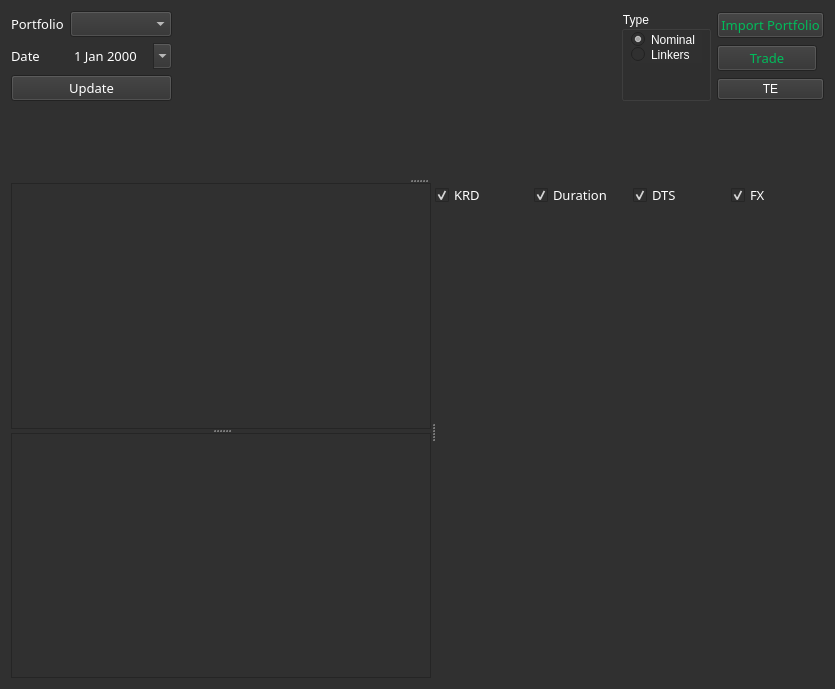
<?xml version="1.0" encoding="UTF-8"?>
<ui version="4.0">
 <class>Form</class>
 <widget class="QWidget" name="Form">
  <property name="geometry">
   <rect>
    <x>0</x>
    <y>0</y>
    <width>835</width>
    <height>689</height>
   </rect>
  </property>
  <property name="windowTitle">
   <string>Portfolio Manager</string>
  </property>
  <property name="styleSheet">
   <string notr="true">background-color: rgb(48, 48, 48);
font: 10pt &quot;Bloomberg Prop Unicode N&quot;;
color: rgb(255, 255, 255);
</string>
  </property>
  <layout class="QVBoxLayout" name="verticalLayout_5">
   <item>
    <widget class="QSplitter" name="splitter_3">
     <property name="orientation">
      <enum>Qt::Vertical</enum>
     </property>
     <widget class="QWidget" name="layoutWidget">
      <layout class="QVBoxLayout" name="verticalLayout_4">
       <item>
        <layout class="QHBoxLayout" name="horizontalLayout">
         <item>
          <layout class="QVBoxLayout" name="verticalLayout" stretch="1,0">
           <item>
            <layout class="QFormLayout" name="formLayout">
             <property name="fieldGrowthPolicy">
              <enum>QFormLayout::AllNonFixedFieldsGrow</enum>
             </property>
             <item row="0" column="0">
              <widget class="QLabel" name="label">
               <property name="font">
                <font>
                 <family>Bloomberg Prop Unicode N</family>
                 <pointsize>10</pointsize>
                </font>
               </property>
               <property name="styleSheet">
                <string notr="true">color: rgb(255, 255, 255);</string>
               </property>
               <property name="text">
                <string>Portfolio</string>
               </property>
              </widget>
             </item>
             <item row="0" column="1">
              <widget class="QComboBox" name="comboBoxPortfolio">
               <property name="font">
                <font>
                 <family>Bloomberg Prop Unicode N</family>
                 <pointsize>10</pointsize>
                </font>
               </property>
               <property name="styleSheet">
                <string notr="true">color: rgb(255, 255, 255);</string>
               </property>
              </widget>
             </item>
             <item row="1" column="0">
              <widget class="QLabel" name="label_5">
               <property name="font">
                <font>
                 <family>Bloomberg Prop Unicode N</family>
                 <pointsize>10</pointsize>
                </font>
               </property>
               <property name="styleSheet">
                <string notr="true">color: rgb(255, 255, 255);</string>
               </property>
               <property name="text">
                <string>Date</string>
               </property>
              </widget>
             </item>
             <item row="1" column="1">
              <widget class="QDateEdit" name="dateEdit">
               <property name="enabled">
                <bool>false</bool>
               </property>
               <property name="palette">
                <palette>
                 <active>
                  <colorrole role="WindowText">
                   <brush brushstyle="SolidPattern">
                    <color alpha="255">
                     <red>255</red>
                     <green>255</green>
                     <blue>255</blue>
                    </color>
                   </brush>
                  </colorrole>
                  <colorrole role="Button">
                   <brush brushstyle="SolidPattern">
                    <color alpha="255">
                     <red>48</red>
                     <green>48</green>
                     <blue>48</blue>
                    </color>
                   </brush>
                  </colorrole>
                  <colorrole role="Text">
                   <brush brushstyle="SolidPattern">
                    <color alpha="255">
                     <red>255</red>
                     <green>255</green>
                     <blue>255</blue>
                    </color>
                   </brush>
                  </colorrole>
                  <colorrole role="ButtonText">
                   <brush brushstyle="SolidPattern">
                    <color alpha="255">
                     <red>255</red>
                     <green>255</green>
                     <blue>255</blue>
                    </color>
                   </brush>
                  </colorrole>
                  <colorrole role="Base">
                   <brush brushstyle="SolidPattern">
                    <color alpha="255">
                     <red>48</red>
                     <green>48</green>
                     <blue>48</blue>
                    </color>
                   </brush>
                  </colorrole>
                  <colorrole role="Window">
                   <brush brushstyle="SolidPattern">
                    <color alpha="255">
                     <red>48</red>
                     <green>48</green>
                     <blue>48</blue>
                    </color>
                   </brush>
                  </colorrole>
                  <colorrole role="Highlight">
                   <brush brushstyle="SolidPattern">
                    <color alpha="255">
                     <red>48</red>
                     <green>48</green>
                     <blue>48</blue>
                    </color>
                   </brush>
                  </colorrole>
                 </active>
                 <inactive>
                  <colorrole role="WindowText">
                   <brush brushstyle="SolidPattern">
                    <color alpha="255">
                     <red>255</red>
                     <green>255</green>
                     <blue>255</blue>
                    </color>
                   </brush>
                  </colorrole>
                  <colorrole role="Button">
                   <brush brushstyle="SolidPattern">
                    <color alpha="255">
                     <red>48</red>
                     <green>48</green>
                     <blue>48</blue>
                    </color>
                   </brush>
                  </colorrole>
                  <colorrole role="Text">
                   <brush brushstyle="SolidPattern">
                    <color alpha="255">
                     <red>255</red>
                     <green>255</green>
                     <blue>255</blue>
                    </color>
                   </brush>
                  </colorrole>
                  <colorrole role="ButtonText">
                   <brush brushstyle="SolidPattern">
                    <color alpha="255">
                     <red>255</red>
                     <green>255</green>
                     <blue>255</blue>
                    </color>
                   </brush>
                  </colorrole>
                  <colorrole role="Base">
                   <brush brushstyle="SolidPattern">
                    <color alpha="255">
                     <red>48</red>
                     <green>48</green>
                     <blue>48</blue>
                    </color>
                   </brush>
                  </colorrole>
                  <colorrole role="Window">
                   <brush brushstyle="SolidPattern">
                    <color alpha="255">
                     <red>48</red>
                     <green>48</green>
                     <blue>48</blue>
                    </color>
                   </brush>
                  </colorrole>
                  <colorrole role="Highlight">
                   <brush brushstyle="SolidPattern">
                    <color alpha="255">
                     <red>48</red>
                     <green>48</green>
                     <blue>48</blue>
                    </color>
                   </brush>
                  </colorrole>
                 </inactive>
                 <disabled>
                  <colorrole role="WindowText">
                   <brush brushstyle="SolidPattern">
                    <color alpha="255">
                     <red>255</red>
                     <green>255</green>
                     <blue>255</blue>
                    </color>
                   </brush>
                  </colorrole>
                  <colorrole role="Button">
                   <brush brushstyle="SolidPattern">
                    <color alpha="255">
                     <red>48</red>
                     <green>48</green>
                     <blue>48</blue>
                    </color>
                   </brush>
                  </colorrole>
                  <colorrole role="Text">
                   <brush brushstyle="SolidPattern">
                    <color alpha="255">
                     <red>255</red>
                     <green>255</green>
                     <blue>255</blue>
                    </color>
                   </brush>
                  </colorrole>
                  <colorrole role="ButtonText">
                   <brush brushstyle="SolidPattern">
                    <color alpha="255">
                     <red>255</red>
                     <green>255</green>
                     <blue>255</blue>
                    </color>
                   </brush>
                  </colorrole>
                  <colorrole role="Base">
                   <brush brushstyle="SolidPattern">
                    <color alpha="255">
                     <red>48</red>
                     <green>48</green>
                     <blue>48</blue>
                    </color>
                   </brush>
                  </colorrole>
                  <colorrole role="Window">
                   <brush brushstyle="SolidPattern">
                    <color alpha="255">
                     <red>48</red>
                     <green>48</green>
                     <blue>48</blue>
                    </color>
                   </brush>
                  </colorrole>
                  <colorrole role="Highlight">
                   <brush brushstyle="SolidPattern">
                    <color alpha="255">
                     <red>51</red>
                     <green>153</green>
                     <blue>255</blue>
                    </color>
                   </brush>
                  </colorrole>
                 </disabled>
                </palette>
               </property>
               <property name="font">
                <font>
                 <family>Bloomberg Prop Unicode N</family>
                 <pointsize>10</pointsize>
                </font>
               </property>
               <property name="accessibleName">
                <string/>
               </property>
               <property name="accessibleDescription">
                <string/>
               </property>
               <property name="autoFillBackground">
                <bool>true</bool>
               </property>
               <property name="styleSheet">
                <string notr="true">color: rgb(255, 255, 255);</string>
               </property>
               <property name="wrapping">
                <bool>false</bool>
               </property>
               <property name="frame">
                <bool>false</bool>
               </property>
               <property name="buttonSymbols">
                <enum>QAbstractSpinBox::UpDownArrows</enum>
               </property>
               <property name="calendarPopup">
                <bool>true</bool>
               </property>
              </widget>
             </item>
            </layout>
           </item>
           <item>
            <widget class="QPushButton" name="pushButtonUpdate">
             <property name="font">
              <font>
               <family>Bloomberg Prop Unicode N</family>
               <pointsize>10</pointsize>
              </font>
             </property>
             <property name="styleSheet">
              <string notr="true">color: rgb(255, 255, 255);</string>
             </property>
             <property name="text">
              <string>Update</string>
             </property>
            </widget>
           </item>
          </layout>
         </item>
         <item>
          <spacer name="horizontalSpacer">
           <property name="orientation">
            <enum>Qt::Horizontal</enum>
           </property>
           <property name="sizeHint" stdset="0">
            <size>
             <width>428</width>
             <height>20</height>
            </size>
           </property>
          </spacer>
         </item>
         <item>
          <widget class="QGroupBox" name="groupBox">
           <property name="minimumSize">
            <size>
             <width>90</width>
             <height>0</height>
            </size>
           </property>
           <property name="title">
            <string>Type</string>
           </property>
           <property name="flat">
            <bool>false</bool>
           </property>
           <property name="checkable">
            <bool>false</bool>
           </property>
           <widget class="QRadioButton" name="radioButtonNominal">
            <property name="geometry">
             <rect>
              <x>10</x>
              <y>20</y>
              <width>71</width>
              <height>17</height>
             </rect>
            </property>
            <property name="text">
             <string>Nominal</string>
            </property>
            <property name="checked">
             <bool>true</bool>
            </property>
           </widget>
           <widget class="QRadioButton" name="radioButtonLinker">
            <property name="geometry">
             <rect>
              <x>10</x>
              <y>35</y>
              <width>71</width>
              <height>17</height>
             </rect>
            </property>
            <property name="text">
             <string>Linkers</string>
            </property>
           </widget>
          </widget>
         </item>
         <item>
          <layout class="QVBoxLayout" name="verticalLayout_2">
           <item>
            <widget class="QPushButton" name="pushButtonImport">
             <property name="maximumSize">
              <size>
               <width>16777215</width>
               <height>16777215</height>
              </size>
             </property>
             <property name="font">
              <font>
               <family>Bloomberg Prop Unicode N</family>
               <pointsize>10</pointsize>
               <weight>50</weight>
               <italic>false</italic>
               <bold>false</bold>
              </font>
             </property>
             <property name="autoFillBackground">
              <bool>false</bool>
             </property>
             <property name="styleSheet">
              <string notr="true">background-color: rgb(48, 48, 48);
color: rgb(0, 188, 91);</string>
             </property>
             <property name="text">
              <string>Import Portfolio</string>
             </property>
            </widget>
           </item>
           <item>
            <widget class="QPushButton" name="pushButtonTrade">
             <property name="maximumSize">
              <size>
               <width>100</width>
               <height>16777215</height>
              </size>
             </property>
             <property name="font">
              <font>
               <family>Bloomberg Prop Unicode N</family>
               <pointsize>10</pointsize>
               <weight>50</weight>
               <italic>false</italic>
               <bold>false</bold>
              </font>
             </property>
             <property name="autoFillBackground">
              <bool>false</bool>
             </property>
             <property name="styleSheet">
              <string notr="true">background-color: rgb(48, 48, 48);
color: rgb(0, 188, 91);</string>
             </property>
             <property name="text">
              <string>Trade</string>
             </property>
            </widget>
           </item>
           <item>
            <widget class="QPushButton" name="pushButtonTE">
             <property name="text">
              <string>TE</string>
             </property>
            </widget>
           </item>
          </layout>
         </item>
        </layout>
       </item>
       <item>
        <spacer name="verticalSpacer_2">
         <property name="orientation">
          <enum>Qt::Vertical</enum>
         </property>
         <property name="sizeHint" stdset="0">
          <size>
           <width>20</width>
           <height>40</height>
          </size>
         </property>
        </spacer>
       </item>
      </layout>
     </widget>
     <widget class="QSplitter" name="splitter_2">
      <property name="orientation">
       <enum>Qt::Horizontal</enum>
      </property>
      <widget class="QSplitter" name="splitter">
       <property name="orientation">
        <enum>Qt::Vertical</enum>
       </property>
       <widget class="QTableWidget" name="tableExposures">
        <property name="sizePolicy">
         <sizepolicy hsizetype="Expanding" vsizetype="Expanding">
          <horstretch>0</horstretch>
          <verstretch>0</verstretch>
         </sizepolicy>
        </property>
        <property name="sortingEnabled">
         <bool>true</bool>
        </property>
       </widget>
       <widget class="QTableWidget" name="tablePositions">
        <property name="sizePolicy">
         <sizepolicy hsizetype="Expanding" vsizetype="Expanding">
          <horstretch>0</horstretch>
          <verstretch>0</verstretch>
         </sizepolicy>
        </property>
        <property name="sortingEnabled">
         <bool>true</bool>
        </property>
       </widget>
      </widget>
      <widget class="QWidget" name="layoutWidget">
       <layout class="QVBoxLayout" name="verticalLayout_3">
        <property name="spacing">
         <number>6</number>
        </property>
        <property name="sizeConstraint">
         <enum>QLayout::SetDefaultConstraint</enum>
        </property>
        <property name="leftMargin">
         <number>0</number>
        </property>
        <property name="bottomMargin">
         <number>0</number>
        </property>
        <item>
         <layout class="QHBoxLayout" name="horizontalLayout_2">
          <property name="sizeConstraint">
           <enum>QLayout::SetDefaultConstraint</enum>
          </property>
          <item>
           <widget class="QCheckBox" name="checkBoxKRD">
            <property name="sizePolicy">
             <sizepolicy hsizetype="Expanding" vsizetype="Fixed">
              <horstretch>0</horstretch>
              <verstretch>0</verstretch>
             </sizepolicy>
            </property>
            <property name="maximumSize">
             <size>
              <width>16777215</width>
              <height>16777215</height>
             </size>
            </property>
            <property name="font">
             <font>
              <family>Bloomberg Prop Unicode N</family>
              <pointsize>10</pointsize>
             </font>
            </property>
            <property name="styleSheet">
             <string notr="true">color: rgb(255, 255, 255);</string>
            </property>
            <property name="text">
             <string>KRD</string>
            </property>
            <property name="checked">
             <bool>true</bool>
            </property>
           </widget>
          </item>
          <item>
           <widget class="QCheckBox" name="checkBoxDuration">
            <property name="sizePolicy">
             <sizepolicy hsizetype="Expanding" vsizetype="Fixed">
              <horstretch>0</horstretch>
              <verstretch>0</verstretch>
             </sizepolicy>
            </property>
            <property name="maximumSize">
             <size>
              <width>16777215</width>
              <height>16777215</height>
             </size>
            </property>
            <property name="font">
             <font>
              <family>Bloomberg Prop Unicode N</family>
              <pointsize>10</pointsize>
             </font>
            </property>
            <property name="styleSheet">
             <string notr="true">color: rgb(255, 255, 255);</string>
            </property>
            <property name="text">
             <string>Duration</string>
            </property>
            <property name="checked">
             <bool>true</bool>
            </property>
            <property name="autoRepeat">
             <bool>false</bool>
            </property>
            <property name="autoExclusive">
             <bool>false</bool>
            </property>
            <property name="tristate">
             <bool>false</bool>
            </property>
           </widget>
          </item>
          <item>
           <widget class="QCheckBox" name="checkBoxSpread">
            <property name="sizePolicy">
             <sizepolicy hsizetype="Expanding" vsizetype="Fixed">
              <horstretch>0</horstretch>
              <verstretch>0</verstretch>
             </sizepolicy>
            </property>
            <property name="maximumSize">
             <size>
              <width>16777215</width>
              <height>16777215</height>
             </size>
            </property>
            <property name="font">
             <font>
              <family>Bloomberg Prop Unicode N</family>
              <pointsize>10</pointsize>
             </font>
            </property>
            <property name="styleSheet">
             <string notr="true">color: rgb(255, 255, 255);</string>
            </property>
            <property name="text">
             <string>DTS</string>
            </property>
            <property name="checked">
             <bool>true</bool>
            </property>
           </widget>
          </item>
          <item>
           <widget class="QCheckBox" name="checkBoxFX">
            <property name="sizePolicy">
             <sizepolicy hsizetype="Expanding" vsizetype="Fixed">
              <horstretch>0</horstretch>
              <verstretch>0</verstretch>
             </sizepolicy>
            </property>
            <property name="maximumSize">
             <size>
              <width>16777215</width>
              <height>16777215</height>
             </size>
            </property>
            <property name="font">
             <font>
              <family>Bloomberg Prop Unicode N</family>
              <pointsize>10</pointsize>
             </font>
            </property>
            <property name="styleSheet">
             <string notr="true">color: rgb(255, 255, 255);</string>
            </property>
            <property name="text">
             <string>FX</string>
            </property>
            <property name="checked">
             <bool>true</bool>
            </property>
           </widget>
          </item>
         </layout>
        </item>
        <item>
         <widget class="MatplotlibWidget" name="mplwidgetExposures">
          <property name="enabled">
           <bool>true</bool>
          </property>
          <property name="sizePolicy">
           <sizepolicy hsizetype="Expanding" vsizetype="Expanding">
            <horstretch>0</horstretch>
            <verstretch>0</verstretch>
           </sizepolicy>
          </property>
          <property name="maximumSize">
           <size>
            <width>16777215</width>
            <height>16777215</height>
           </size>
          </property>
          <property name="palette">
           <palette>
            <active>
             <colorrole role="WindowText">
              <brush brushstyle="SolidPattern">
               <color alpha="255">
                <red>48</red>
                <green>48</green>
                <blue>48</blue>
               </color>
              </brush>
             </colorrole>
             <colorrole role="Button">
              <brush brushstyle="SolidPattern">
               <color alpha="255">
                <red>48</red>
                <green>48</green>
                <blue>48</blue>
               </color>
              </brush>
             </colorrole>
             <colorrole role="Text">
              <brush brushstyle="SolidPattern">
               <color alpha="255">
                <red>48</red>
                <green>48</green>
                <blue>48</blue>
               </color>
              </brush>
             </colorrole>
             <colorrole role="ButtonText">
              <brush brushstyle="SolidPattern">
               <color alpha="255">
                <red>48</red>
                <green>48</green>
                <blue>48</blue>
               </color>
              </brush>
             </colorrole>
             <colorrole role="Base">
              <brush brushstyle="SolidPattern">
               <color alpha="255">
                <red>48</red>
                <green>48</green>
                <blue>48</blue>
               </color>
              </brush>
             </colorrole>
             <colorrole role="Window">
              <brush brushstyle="SolidPattern">
               <color alpha="255">
                <red>48</red>
                <green>48</green>
                <blue>48</blue>
               </color>
              </brush>
             </colorrole>
            </active>
            <inactive>
             <colorrole role="WindowText">
              <brush brushstyle="SolidPattern">
               <color alpha="255">
                <red>48</red>
                <green>48</green>
                <blue>48</blue>
               </color>
              </brush>
             </colorrole>
             <colorrole role="Button">
              <brush brushstyle="SolidPattern">
               <color alpha="255">
                <red>48</red>
                <green>48</green>
                <blue>48</blue>
               </color>
              </brush>
             </colorrole>
             <colorrole role="Text">
              <brush brushstyle="SolidPattern">
               <color alpha="255">
                <red>48</red>
                <green>48</green>
                <blue>48</blue>
               </color>
              </brush>
             </colorrole>
             <colorrole role="ButtonText">
              <brush brushstyle="SolidPattern">
               <color alpha="255">
                <red>48</red>
                <green>48</green>
                <blue>48</blue>
               </color>
              </brush>
             </colorrole>
             <colorrole role="Base">
              <brush brushstyle="SolidPattern">
               <color alpha="255">
                <red>48</red>
                <green>48</green>
                <blue>48</blue>
               </color>
              </brush>
             </colorrole>
             <colorrole role="Window">
              <brush brushstyle="SolidPattern">
               <color alpha="255">
                <red>48</red>
                <green>48</green>
                <blue>48</blue>
               </color>
              </brush>
             </colorrole>
            </inactive>
            <disabled>
             <colorrole role="WindowText">
              <brush brushstyle="SolidPattern">
               <color alpha="255">
                <red>48</red>
                <green>48</green>
                <blue>48</blue>
               </color>
              </brush>
             </colorrole>
             <colorrole role="Button">
              <brush brushstyle="SolidPattern">
               <color alpha="255">
                <red>48</red>
                <green>48</green>
                <blue>48</blue>
               </color>
              </brush>
             </colorrole>
             <colorrole role="Text">
              <brush brushstyle="SolidPattern">
               <color alpha="255">
                <red>48</red>
                <green>48</green>
                <blue>48</blue>
               </color>
              </brush>
             </colorrole>
             <colorrole role="ButtonText">
              <brush brushstyle="SolidPattern">
               <color alpha="255">
                <red>48</red>
                <green>48</green>
                <blue>48</blue>
               </color>
              </brush>
             </colorrole>
             <colorrole role="Base">
              <brush brushstyle="SolidPattern">
               <color alpha="255">
                <red>48</red>
                <green>48</green>
                <blue>48</blue>
               </color>
              </brush>
             </colorrole>
             <colorrole role="Window">
              <brush brushstyle="SolidPattern">
               <color alpha="255">
                <red>48</red>
                <green>48</green>
                <blue>48</blue>
               </color>
              </brush>
             </colorrole>
            </disabled>
           </palette>
          </property>
          <property name="font">
           <font>
            <family>Bloomberg Prop Unicode N</family>
            <pointsize>10</pointsize>
           </font>
          </property>
          <property name="cursor">
           <cursorShape>CrossCursor</cursorShape>
          </property>
          <property name="mouseTracking">
           <bool>false</bool>
          </property>
          <property name="focusPolicy">
           <enum>Qt::NoFocus</enum>
          </property>
          <property name="contextMenuPolicy">
           <enum>Qt::DefaultContextMenu</enum>
          </property>
          <property name="autoFillBackground">
           <bool>false</bool>
          </property>
          <property name="styleSheet">
           <string notr="true">background-color: rgb(48, 48, 48);
color: rgb(48, 48, 48);</string>
          </property>
         </widget>
        </item>
       </layout>
      </widget>
     </widget>
    </widget>
   </item>
  </layout>
 </widget>
 <customwidgets>
  <customwidget>
   <class>MatplotlibWidget</class>
   <extends>QWidget</extends>
   <header>matplotlibwidget</header>
  </customwidget>
 </customwidgets>
 <resources/>
 <connections/>
</ui>
